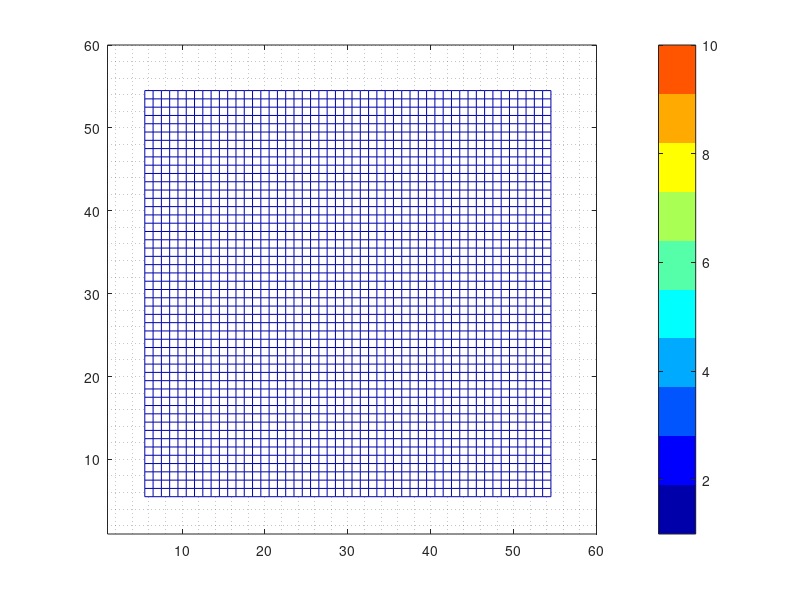

Reproduce this figure in MATLAB.


four_points_per_grid = .25;
n_points_in_50_cell_grid_region = size(0:four_points_per_grid:50,2);

fprintf('four_points_per_grid: %3.2f\n', four_points_per_grid);
fprintf('n_points_in_50_cell_grid_region: %4.0f\n', n_points_in_50_cell_grid_region);


lb = 6;
ub = 55;
% c = [ 0 2.^(0:8) ]
c = 2 .* (0:10)

ncells = [
lb+c(1) ub-c(1)
lb+c(2) ub-c(2)
lb+c(3) ub-c(3)
lb+c(4) ub-c(4)
lb+c(5) ub-c(5)
lb+c(6) ub-c(6)
lb+c(7) ub-c(7)
lb+c(8) ub-c(8)
lb+c(9) ub-c(9)
lb+c(10) ub-c(10)
]

regions = {};
P = {};
for ii = 1 : size(ncells,1)
	regions(ii) = { ncells(ii,1) : ncells(ii,2) };
	before_region(ii) = { lb : ncells(ii,1) - 1 };
	after_region(ii) = { ncells(ii,2) + 1 : ub };
	total_area(ii) = { lb : ub };

	ncells_in_region(ii) = size(regions{ii},2);
	ncells_before_region(ii) = size(before_region{ii},2);
	ncells_after_region(ii) = size(after_region{ii},2);
	ncells_total_area(ii) = size(total_area{ii},2);

	n_points_in_x_cell_grid_region(ii) = ...
	size(0:four_points_per_grid:ncells_in_region(ii),2);
	
	n_points_after_in_x_cell_grid_region(ii) = ...
	size(0.25:four_points_per_grid:ncells_after_region(ii),2);

	n_points_before_in_x_cell_grid_region(ii) = ...
	size(0:four_points_per_grid:ncells_before_region(ii)-.25,2);

	n_points_total_area(ii) = ...
	size(0:four_points_per_grid:ncells_total_area(ii),2);

	[X Y] = meshgrid(regions{ii},regions{ii});
	PX(ii) = { X };
	PY(ii) = { Y };
	PZ(ii) = { repmat(ii,size(X)) };
end


fprintf('ncells_in_region: %3.0f\n', ncells_in_region);
fprintf('ncells_before_region: %3.0f\n', ncells_before_region);
fprintf('ncells_after_region: %3.0f\n', ncells_after_region);

fprintf('\n');
fprintf('n_points_in_x_cell_grid_region: %3.0f\n', ...
	n_points_in_x_cell_grid_region);
fprintf('n_points_before_in_x_cell_grid_region: %3.0f\n', ...
	n_points_before_in_x_cell_grid_region);
fprintf('n_points_after_in_x_cell_grid_region: %3.0f\n', ...
	n_points_after_in_x_cell_grid_region);

fprintf('test_total_n_points (sum) : %3.0f\n', ...
	n_points_in_x_cell_grid_region + ...
	n_points_before_in_x_cell_grid_region + ...
	n_points_after_in_x_cell_grid_region - ...
	n_points_total_area);

clf
hold on;
box on;
grid minor;
axis square;

clr = {
[     0         0    0.6667]
[     0         0    1.0000]
[     0    0.3333    1.0000]
[     0    0.6667    1.0000]
[     0    1.0000    1.0000]
[0.3333    1.0000    0.6667]
[0.6667    1.0000    0.3333]
[1.0000    1.0000         0]
[1.0000    0.6667         0]
[1.0000    0.3333         0]};


for ii = 1 : size(ncells,1)

	% pcolor(PX{ii}, PY{ii}, PZ{ii});
	mesh(PX{ii}-.5, PY{ii}-.5, PZ{ii});

	% scatter3(PX{ii}(:), PY{ii}(:), PZ{ii}(:), 4, clr{ii}, 'filled');
	% scatter3(PX{ii}(:)-.5, PY{ii}(:)-.5, PZ{ii}(:), filled');


end

colormap(jet(size(ncells,1)))
colorbar
axis([1 60 1 60 0 1]) 

cmap = colormap

    %      0         0    0.6667
    %      0         0    1.0000
    %      0    0.3333    1.0000
    %      0    0.6667    1.0000
    %      0    1.0000    1.0000
    % 0.3333    1.0000    0.6667
    % 0.6667    1.0000    0.3333
    % 1.0000    1.0000         0
    % 1.0000    0.6667         0
    % 1.0000    0.3333         0